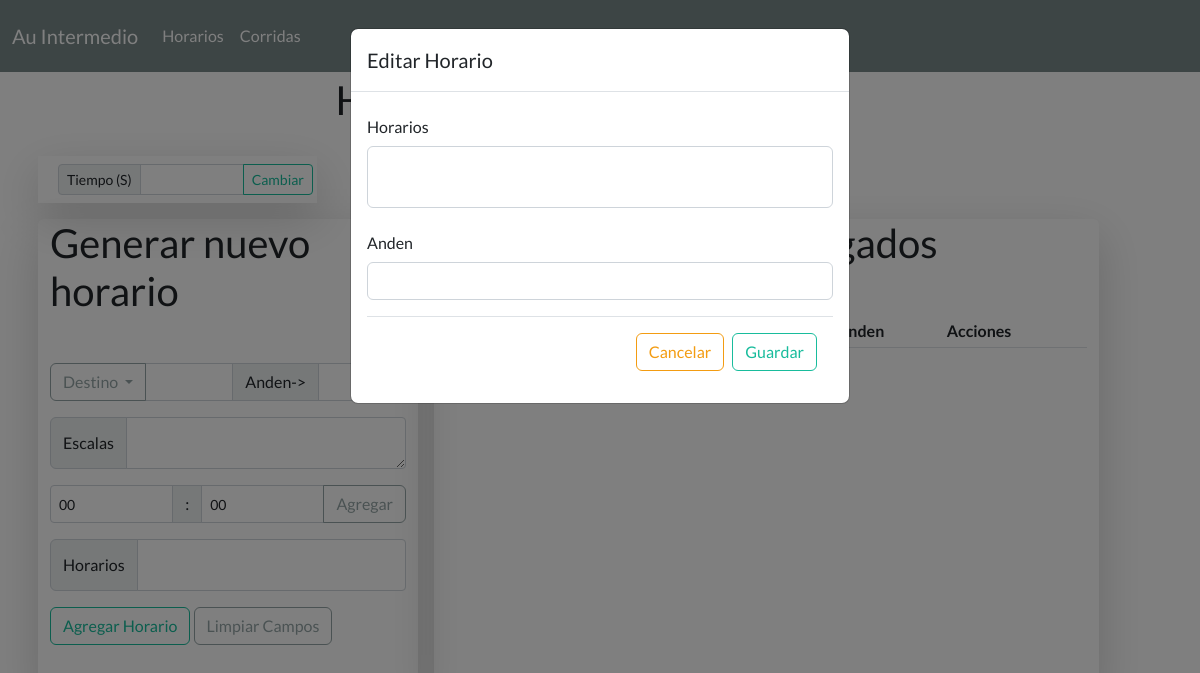
The page /modal/1 on the database as committed earlier.
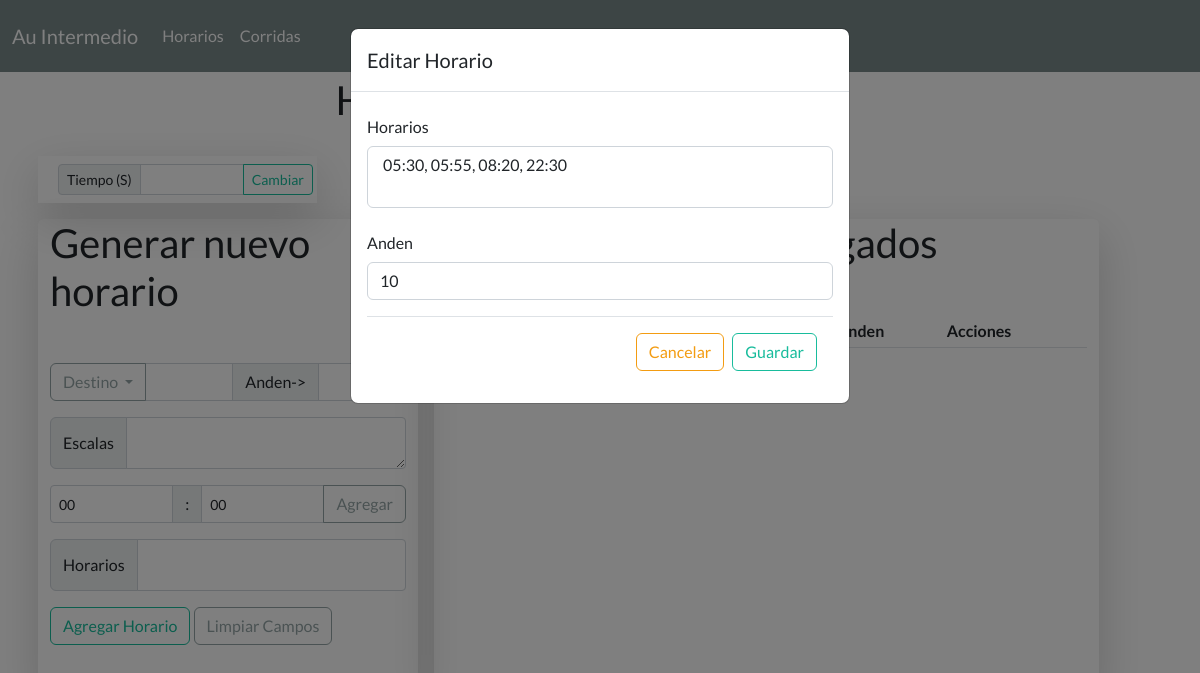
The same page on the database as committed later.
### app.py (models this page shows)
class Horarios(db.Model):
    __tablename__ = "horario"
    id = db.Column(db.Integer, primary_key = True)
    destino = db.Column(db.String(100), nullable = False)
    escala = db.Column(db.String, nullable = False)
    horario = db.Column(db.String, nullable = False)
    anden = db.Column(db.Integer, nullable = False)

### app.py (the view)
@app.route('/modal/<id>', methods = ['GET', 'POST']) # Modal para edicion de horarios
def modal(id):
    id = id
    return render_template('modal.html', horario = Horarios.query.filter(Horarios.id == id).first())

### templates/modal.html (shortened to what this page needs)
{% extends 'base.html' %}
{% block content %}
      <div class="row justify-content-center mb-3">
        <h2 class=" d-flex justify-content-center">Horarios Servicio Intermedio</h2>
      </div>
      <div class="row">
        <div class="col-3 bg-transparent shadow-lg m-2">
          <div class="input-group input-group-sm m-2">
            <span class="input-group-text" id="inputGroup-sizing-sm">Tiempo (S)</span>
            <input type="number" class="form-control" name="terminal">
            <a href="/change_terminal" class="btn btn-outline-success">Cambiar</a>
          </div>
        </div>
      </div>
      <div class="formcontent col-md-12 col-ms-12 col-lg-4 m-2 rounded-2 shadow-lg bg-transparent">
        <h2 class="mb-5">Generar nuevo horario</h2>
        <form class="mb-5" action="/horarios" method="post">
      <div class="input-group mb-3">
        <button class="btn btn-outline-secondary dropdown-toggle" type="button" data-bs-toggle="dropdown" aria-expanded="false">
          Destino
        </button>
        <input type="text" id="destino"name="destino" class="form-control form-control-sm" aria-label="Text input with dropdown button" readonly>
        <span class="input-group-text">Anden-></span>
      </div>
      <div class="input-group mb-3">
        <span class="input-group-text">Escalas</span>
        <textarea class="form-control form-control-sm" placeholder="" id="escala" name="escala" readonly></textarea>
      </div>
      <div class="input-group mb-3">
        <select name="hora" id="hora" class="form-control form-control-sm">
           <option value = "00"> 00 </option>
        </select>
        <span class="input-group-text"> : </span>
        <select name="minuto" id="minuto" class="form-control form-control-sm">
          <option value="00">00</option>
        </select>
        <button class="btn btn-outline-secondary" onclick="add_hora()" type="button">Agregar</button>
      </div>
      <div class="input-group mb-3">
        <span class="input-group-text">Horarios</span>
        <textarea class="form-control form-control-sm" placeholder="" id="horarios" name="horarios" readonly></textarea>
      </div>
      <button class="btn btn-outline-success" type="submit">Agregar Horario</button>
      <button class="btn btn-outline-secondary" onclick="reset()" type="button">Limpiar Campos</button>
      </form>
      </div>
      <div class="tablecontent col-md-12 col-sm-12 col-lg-7 rounded-2 m-2 shadow-lg bg-transparent">
          <h2 class="mb-5 text-center">Horarios agregados</h2>
          <table class="table table-sm table-striped align-middle">
            <thead>
              <tr>
                <th>Destino</th>
                <th>Escalas</th>
                <th>Horarios</th>
                <th>Anden</th>
                <th>Acciones</th>
              </tr>
            </thead>
          </table>
      </div>
    {% endblock %}
    {% block modal %}
		<div class="modal fade " id="modal" tabindex="-1" aria-labelledby="exampleModalLabel" aria-hidden="Flase">
		  <div class="modal-dialog">
		    <div class="modal-content" >
		      <div class="modal-header" >
		        <h5 class="modal-title">Editar Horario</h5>
		      </div>
		      <div class="modal-body" >
		        <form action="/edith/{{horario.id}}" method="post">
		          <div class="mb-3">
		            <label for="message-text" class="col-form-label">Horarios</label>
		            <textarea class="form-control" id="horarios" name="horario">{{horario.horario}} </textarea>
		          </div>
		          <div class="mb-3">
		            <label for="message-text" class="col-form-label">Anden</label>
		            <input type="text" class="form-control" id="anden" name="anden" value="{{horario.anden}}">
		          </div>
		          <div class="modal-footer">
		        		<a href="/horarios" class="btn btn-outline-warning">Cancelar</a>
		        		<button class="btn btn-outline-success" type="submit">Guardar</button>
		      		</div>
		        </form>
		      </div>
		    </div>
		  </div>
		</div>
    {% endblock %}

Rows that differ between the two databases and show on the page:
added Horarios: horario "05:30, 05:55, 08:20, 22:30", anden "10"
